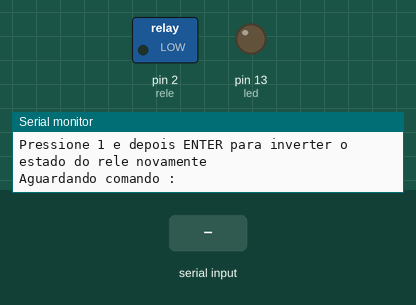
Recording of a program running on a simulated Arduino Uno, built with avr-gcc and run on an emulated ATmega328P. Shown: switched loads named in the program (green lamp = pin HIGH), output pins drawn as LEDs (lit = HIGH), the last lines printed to the serial monitor. The test bench sets the inputs (shaded band).

Above: at 1.3 s.
1.4 s: "1" received over Serial
At 2.3 s:
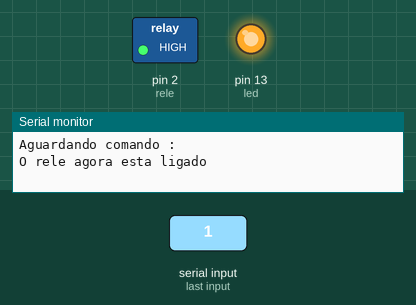
2.9 s: "0" received over Serial
Timing chart, 0 to 5.9 s (numbered marks = the images above; inputs shaded):
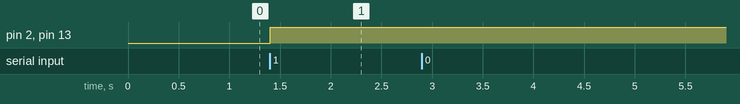

The program:

main.cpp
```cpp
#include <Arduino.h>

char input= 0;
int rele=2;
int led=13;
bool y=true;

void setup() {
  pinMode(rele,OUTPUT);
  pinMode(led,OUTPUT);

   Serial.begin(9600);
   Serial.println();
   Serial.print("**Codigo para acionar rele conectado ao pino 2 do Arduino ");
   Serial.println("atraves do monitor serial**");
   Serial.println("");
   Serial.println("Pressione 1 e depois ENTER para inverter o estado do rele novamente");
   Serial.println("Aguardando comando :");
}

void loop() {
  if (Serial.available() > 0){
    input= Serial.read();
    if (input =='1'){
      Serial.print("O rele agora esta ");

      if(y){
        digitalWrite(rele, HIGH);
        digitalWrite(led, HIGH);
        Serial.println("ligado");
      }
      else {
        digitalWrite(rele, LOW);
        digitalWrite(led, LOW);
        Serial.println("desligado");
      }
      y=!y;
    }
    else {
      Serial.println("Comando invalido");
    }
  }
}
```

Measured:
- after the input at 1.4 s, pin 2 (rele), pin 13 (led): LOW → HIGH at once
